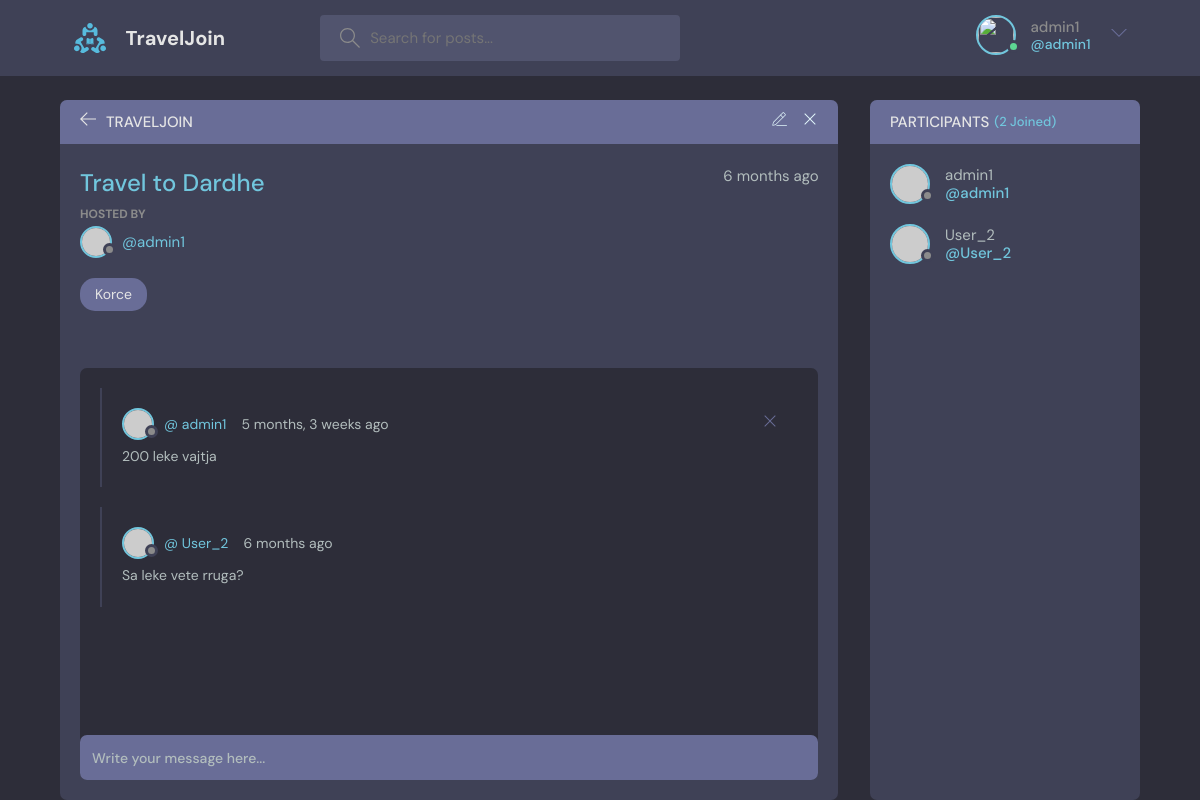
The page /room/4/ (signed in) on the database its author committed.
### base/models.py (models this page shows, shortened)
class Room(models.Model):
    host = models.ForeignKey(User, on_delete=models.SET_NULL, null=True)
    topic = models.ForeignKey(Topic, on_delete=models.SET_NULL, null=True)
    name = models.CharField(max_length=200)
    description = models.TextField(null=True, blank=True)
    participants = models.ManyToManyField(User, related_name="participants", blank=True)
    updated = models.DateTimeField(auto_now=True)
    created = models.DateTimeField(auto_now_add=True)
    class Meta:
        ordering = ['-updated', '-created']

class Topic(models.Model):
    name = models.CharField(max_length=200)
    def __str__(self):
        return self.name

class Message(models.Model):
    user = models.ForeignKey(User, on_delete=models.CASCADE)
    room = models.ForeignKey(Room, on_delete=models.CASCADE)
    body = models.TextField()
    updated = models.DateTimeField(auto_now=True)
    created = models.DateTimeField(auto_now_add=True)
    class Meta:
        ordering = ['-updated', '-created']

### base/views.py (the view, shortened to what this page needs)
# urls.py: path('room/<str:pk>/', views.room, name="room"),
def room(request, pk):
    room = Room.objects.get(id=pk)
    room_messages=room.message_set.all()
    participants=room.participants.all()
    context = {'room': room,'room_messages':room_messages,
               'participants':participants}
    return render(request, 'base/room.html', context)

### base/templates/base/room.html (shortened to what this page needs)
{% extends 'main.html' %}
{% block content %}
    <main class="profile-page layout layout--2">
      <div class="container">
        <div class="room">
          <div class="room__top">
            <div class="room__topLeft">
              <a href="{% url 'home' %}">
                <svg version="1.1" xmlns="http://www.w3.org/2000/svg" width="32" height="32" viewBox="0 0 32 32">
                  <title>arrow-left</title>
                  <path
                    d="M13.723 2.286l-13.723 13.714 13.719 13.714 1.616-1.611-10.96-10.96h27.625v-2.286h-27.625l10.965-10.965-1.616-1.607z"
                  ></path>
                </svg>
              </a>
              <h3>TravelJoin</h3>
            </div>
            {% if room.host == request.user %}
            <div class="room__topRight">
              <a href="{% url 'update-room' room.id %}">
              </a>
              <a href="{% url 'delete-room' room.id %}">
                <svg version="1.1" xmlns="http://www.w3.org/2000/svg" width="32" height="32" viewBox="0 0 32 32">
                  <title>remove</title>
                  <path
                    d="M27.314 6.019l-1.333-1.333-9.98 9.981-9.981-9.981-1.333 1.333 9.981 9.981-9.981 9.98 1.333 1.333 9.981-9.98 9.98 9.98 1.333-1.333-9.98-9.98 9.98-9.981z"
                  ></path>
                </svg>
              </a>
            </div>
            {% endif %}
          </div>
          <div class="room__box scroll">
            <div class="room__header scroll">
              <div class="room__info">
                <h3>{{room.name}}</h3>
                <span>{{room.created|timesince}} ago</span>
              </div>
              <div class="room__hosted">
                <p>Hosted By</p>
                <a href="{% url 'user-profile' room.host.id %}" class="room__author">
                  <div class="avatar avatar--small">
                    <img src="https://randomuser.me/api/portraits/men/37.jpg" />
                  </div>
                  <span>@{{room.host}}</span>
                </a>
              </div>
              <span class="room__topics">{{room.topic}}</span>
            </div>
            <div class="room__conversation">
              <div class="threads scroll">
                {% for message in room_messages %}
                <div class="thread">
                  <div class="thread__top">
                    <div class="thread__author">
                      <a href="{% url 'user-profile' message.user.id %}" class="thread__authorInfo">
                        <div class="avatar avatar--small">
                          <img src="https://randomuser.me/api/portraits/men/37.jpg" />
                        </div>
                        <span>@ {{message.user.username}}</span>
                      </a>
                      <span class="thread__date">{{message.created|timesince}} ago</span>
                    </div>
                    {% if request.user == message.user  %}
                    <a href="{% url 'delete-message' message.id  %}">
                      <div class="thread__delete">
                         <svg version="1.1" xmlns="http://www.w3.org/2000/svg" width="32" height="32" viewBox="0 0 32 32">
                         <title>remove</title>
                         <path
                          d="M27.314 6.019l-1.333-1.333-9.98 9.981-9.981-9.981-1.333 1.333 9.981 9.981-9.981 9.98 1.333 1.333 9.981-9.98 9.98 9.98 1.333-1.333-9.98-9.98 9.98-9.981z"
                        >
                        </path>
                        </svg>
                      </div>
                    </a>
                    {% endif %}
                  </div>
                  <div class="thread__details">
                    {{message.body}}
                  </div>
                </div>
                {% endfor %}
              </div>
            </div>
          </div>
          <div class="room__message">
            <form action="" method="POST">
              <input name="body" placeholder="Write your message here..." /></form>
          </div>
        </div>
        <div class="participants">
          <h3 class="participants__top">Participants <span>({{participants.count}} Joined)</span></h3>
          <div class="participants__list scroll">
            {% for user in participants %}
            <a href="{% url 'user-profile' user.id %}" class="participant">
              <div class="avatar avatar--medium">
                <img src="https://randomuser.me/api/portraits/men/37.jpg" />
              </div>
              <p>
                {{user.username}}
                <span>@{{user.username}}</span>
              </p>
            </a>
            {% endfor %}
          </div>
        </div>
      </div>
    </main>
{% endblock content %}

### templates/navbar.html (shortened to what this page needs)
{% load static %}
<header class="header header--loggedIn">
    <div class="container">
      <a href="{% url 'home' %}" class="header__logo">
        <img src="{% static 'images/logo.svg' %}" />
        <h1>TravelJoin</h1>
      </a>
      <form class="header__search" method="GET" action="{% url 'home' %}">
        <label>
          <input name="q" placeholder="Search for posts..." />
        </label>
      </form>
      <nav class="header__menu">
        {% if request.user.is_authenticated %}
        <div class="header__user">
          <a href="{% url 'update-user' %}">
            <div class="avatar avatar--medium active">
              <img src="http://assets.andrewlownie.co.uk/images/unknown-person.gif" />
            </div>
            <p>{{request.user.username}} <span>@{{request.user}}</span></p>
          </a>
          <button class="dropdown-button">
            <svg version="1.1" xmlns="http://www.w3.org/2000/svg" width="32" height="32" viewBox="0 0 32 32">
              <title>chevron-down</title>
              <path d="M16 21l-13-13h-3l16 16 16-16h-3l-13 13z"></path>
            </svg>
          </button>
        </div>
        {% else %}
        <a href="{% url 'login' %}">
            <img src="{% static 'images/avatar.svg' %}" />
            <p>Login</p>
        </a>
        {% endif %}
      </nav>
    </div>
  </header>

### rows shown on the page
Room: name "Travel to Dardhe", created "6 months", host "admin1", topic "Korce"
Message: user.username "admin1", created "5 months, 3 weeks", body "200 leke vajtja"
Message: user.username "User_2", created "6 months", body "Sa leke vete rruga?"

### other values the page prints
{{ request.user.username }} "admin1"
{{ request.user }} "admin1"
{{ participants.count }} "2"
{{ user.username }} "admin1"
{{ user.username }} "User_2"
